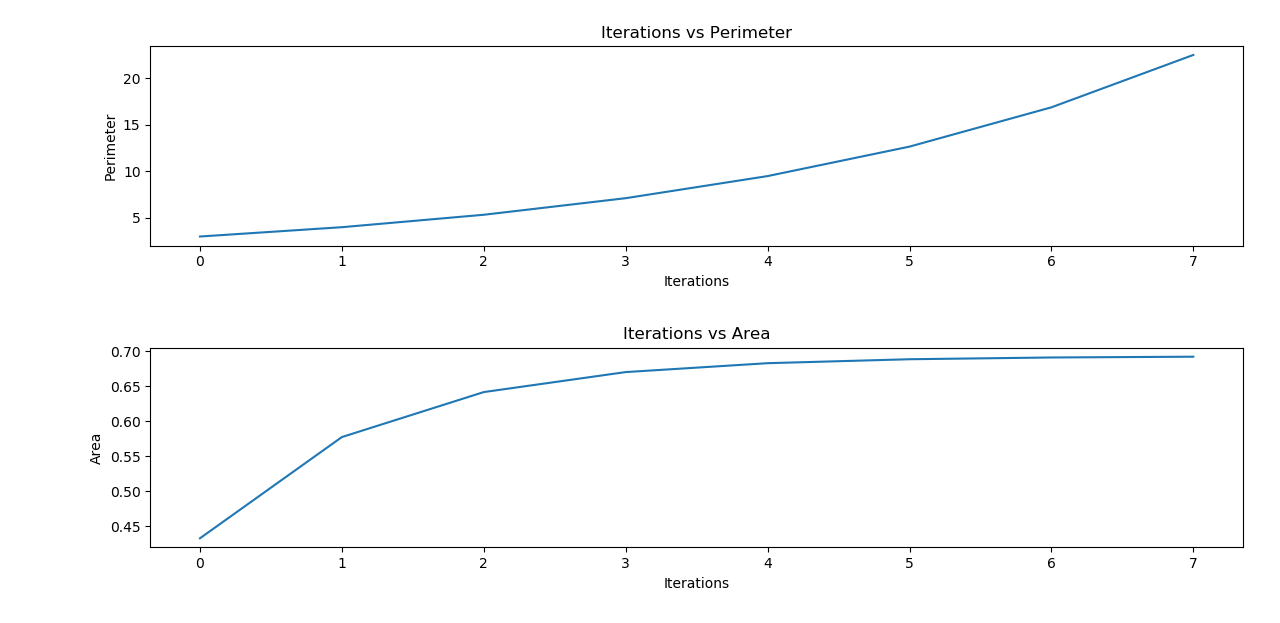

Write the Python code that produced this figure.
from __future__ import division
import numpy as np
import matplotlib.pyplot as plt

"""
Original program by Dr. Frank Toffoletto, edited by Benjamin Klimko, PHYS 416 Spring 2018
The program has a user definable input "levels", which defines the plotted shape by how much
recursion happens in the move0 function
This program also calculates the area and perimeter of the von Koch curve and plots them for various levels of recursion

"""

def move0(x,y,angle,s, level, pm):
	# routine to add a side of length s at angle angle to arrays x and y
	if level == 0:
		# calculate as normal
		x = np.append(x, x[-1]+s*np.cos(np.pi/180.*angle))
		y = np.append(y, y[-1]+s*np.sin(np.pi/180.*angle))
		pm += s

	else:
		# recursively define the mapping F -> F - F ++ F - F as defined in the problem handout
		[x,y, pm] = move0(x,y,angle,s/3, level-1, pm)
		angle = angle - rotation
		[x,y, pm] = move0(x,y, angle, s/3, level-1, pm)
		angle = angle + rotation
		angle = angle + rotation
		[x,y, pm] = move0(x,y,angle,s/3, level-1, pm)
		angle = angle - rotation
		[x,y, pm] = move0(x,y,angle, s/3, level-1, pm)
	return x,y, pm

# arrays to hold perimeter and area info for plotting purposes
p = []
a = []
# origin point for triangle method of finding area
x1 = 0
y1 = 0

# loop through various levels of recursion in order to find how area and perimeter vary with level
for level in range(0,8):   # level = 0 gives triangle, = 1 gives star, >1 gives snowflake
	x=0; y=0; angle=0; #% starting point and direction
	n_sides = 3
	rotation = 180/n_sides; #% rotation angle
	s = 1; #% unit of step length
	# starts off at zero
	x=[0.];
	y=[0.];
	perimeter = 0  # initialize perimeter and area for each run
	area  = 0

	for i in range (0,n_sides):
		
		[x,y, perimeter] =move0(x,y,angle,s, level, perimeter); #% move one unit
		angle = angle + rotation; #% rotation in degrees
		angle = angle + rotation; #% rotation in degrees

	p = np.append(p, perimeter)
	
	# calculate area for each level
	for tri in range(0, len(x)-2):
		mat = np.array([[x1, y1, 1], [x[tri], y[tri], 1], [x[tri+1], y[tri+1], 1]])
		area += 0.5*np.linalg.det(mat)

	a = np.append(a, abs(area))
	
	
#% now plot the result

plt.subplot(2,1,1)
plt.plot(range(0,8), p)
plt.xlabel('Iterations')
plt.ylabel('Perimeter')
plt.title('Iterations vs Perimeter')

plt.subplot(2, 1, 2)
plt.plot(range(0,8), a)
plt.xlabel('Iterations')
plt.ylabel('Area')
plt.title('Iterations vs Area')
plt.tight_layout()
plt.show()
